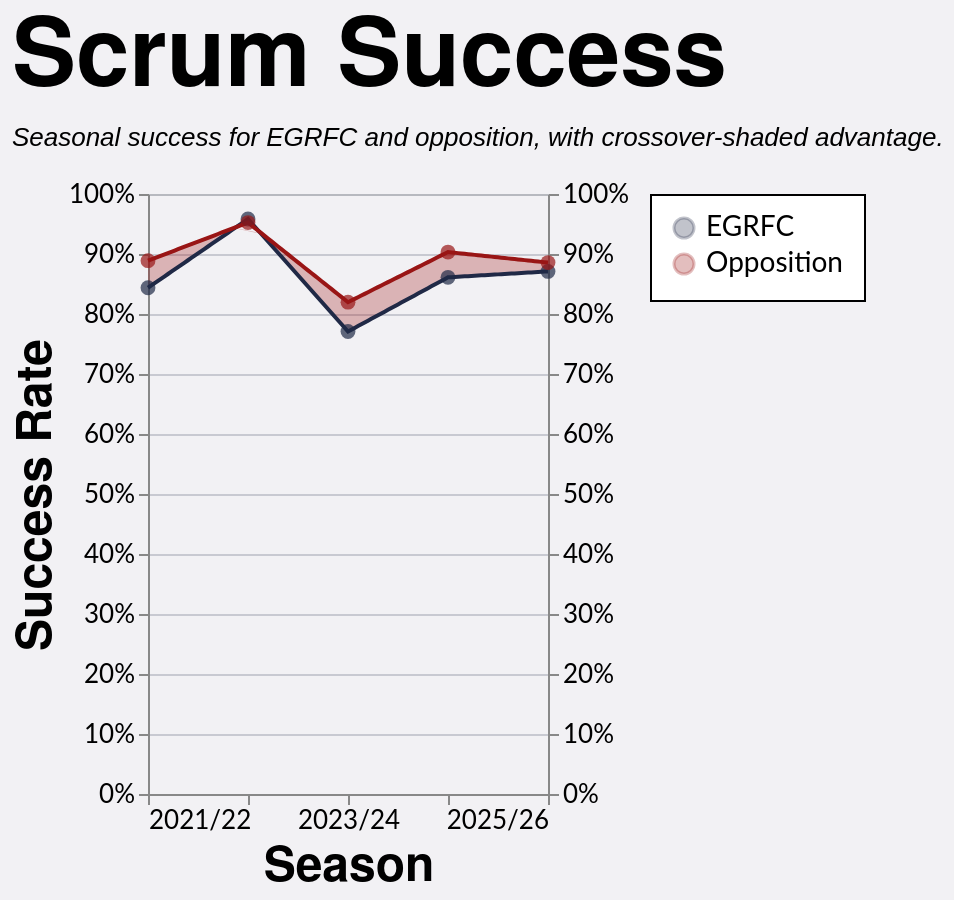

Vega-Lite specification for this chart:
### Vega-Lite specification from a JSON file in a GitHub repository (floating-point values rounded to 4 significant figures; data arrays with more than 128 entries replaced by an {"elided": "..."} marker saying what was removed)
{"config": {"axis": {"labelFont": "Lato, sans-serif", "titleFont": "PT Sans Narrow, Helvetica Neue, Helvetica, Arial, sans-serif", "labelFontSize": 13, "titleFontSize": 24, "gridColor": "#202947", "gridOpacity": 0.2}, "header": {"labelFont": "PT Sans Narrow, Helvetica Neue, Helvetica, Arial, sans-serif", "titleFont": "PT Sans Narrow, Helvetica Neue, Helvetica, Arial, sans-serif", "labelFontSize": 24, "titleFontSize": 28, "labelFontWeight": "bold", "orient": "left"}, "legend": {"labelFont": "Lato, sans-serif", "titleFont": "PT Sans Narrow, Helvetica Neue, Helvetica, Arial, sans-serif", "labelFontSize": 14, "titleFontSize": 16, "titlePadding": 5, "fillColor": "white", "strokeColor": "black", "padding": 10, "titleFontWeight": "lighter", "titleFontStyle": "italic", "titleColor": "gray", "offset": 10}, "title": {"font": "PT Sans Narrow, Helvetica Neue, Helvetica, Arial, sans-serif", "fontSize": 48, "fontWeight": "bold", "anchor": "start", "align": "center", "titlePadding": 20, "subtitlePadding": 10, "subtitleFontSize": 13, "subtitleColor": "", "subtitleFontStyle": "italic", "offset": 15, "color": "black"}, "axisX": {"labelAngle": 0}, "facet": {"title": null, "header": null, "align": {"row": "each", "column": "each"}}, "resolve": {"scale": {"y": "independent", "facet": "independent"}}, "background": "#f2f1f4"}, "layer": [{"mark": {"type": "area", "opacity": 0.28}, "encoding": {"color": {"field": "leading_team", "legend": {"orient": "right", "title": null}, "scale": {"domain": ["EGRFC", "Opposition"], "range": ["#202946", "#991515"]}, "title": "Team", "type": "nominal"}, "x": {"axis": {"grid": false, "labelExpr": "datum.value == 0 ? '2021/22' : datum.value == 1 ? '2022/23' : datum.value == 2 ? '2023/24' : datum.value == 3 ? '2024/25' : datum.value == 4 ? '2025/26' : ''", "values": [0, 1, 2, 3, 4]}, "field": "season_pos", "scale": {"domain": [0, 4]}, "title": "Season", "type": "quantitative"}, "y": {"axis": {"format": "%", "orient": "left"}, "field": "y_high", "scale": {"domain": [0.0, 1.0]}, "title": "Success Rate", "type": "quantitative"}, "y2": {"field": "y_low"}}, "transform": [{"filter": "(datum.team === 'EGRFC')"}]}, {"mark": {"type": "line", "size": 2}, "encoding": {"color": {"field": "team", "scale": {"domain": ["EGRFC", "Opposition"], "range": ["#202946", "#991515"]}, "title": "Team", "type": "nominal"}, "x": {"axis": {"labelExpr": "datum.value == 0 ? '2021/22' : datum.value == 1 ? '2022/23' : datum.value == 2 ? '2023/24' : datum.value == 3 ? '2024/25' : datum.value == 4 ? '2025/26' : ''", "values": [0, 1, 2, 3, 4]}, "field": "season_pos", "scale": {"domain": [0, 4]}, "title": "Season", "type": "quantitative"}, "y": {"axis": {"format": "%", "orient": "right"}, "field": "success_rate", "scale": {"domain": [0.0, 1.0]}, "title": null, "type": "quantitative"}}}, {"mark": {"type": "point", "filled": true, "size": 55}, "encoding": {"color": {"field": "team", "scale": {"domain": ["EGRFC", "Opposition"], "range": ["#202946", "#991515"]}, "title": "Team", "type": "nominal"}, "tooltip": [{"field": "team", "title": "Team", "type": "nominal"}, {"field": "squad", "title": "Squad", "type": "nominal"}, {"field": "set_piece_type", "title": "Set Piece", "type": "nominal"}, {"field": "lineouts_total", "format": ",.0f", "title": "Total Lineouts", "type": "quantitative"}, {"field": "success_rate", "format": ".0%", "title": "Success Rate", "type": "quantitative"}], "x": {"field": "season_pos", "title": "Season", "type": "quantitative"}, "y": {"axis": null, "field": "success_rate", "scale": {"domain": [0.0, 1.0]}, "title": "Success Rate", "type": "quantitative"}}, "transform": [{"filter": "datum.is_anchor"}]}], "data": {"name": "data-b601a261a48a06165a100dd1f0bbce0d"}, "height": 300, "title": {"text": "Scrum Success", "subtitle": "Seasonal success for EGRFC and opposition, with crossover-shaded advantage."}, "width": 200, "$schema": "https://vega.github.io/schema/vega-lite/v5.20.1.json", "datasets": {"data-b601a261a48a06165a100dd1f0bbce0d": {"elided": "242 records"}}}
